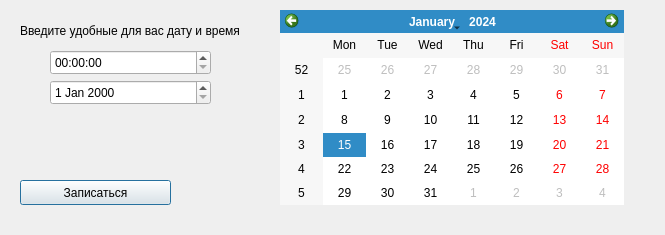
<?xml version="1.0" encoding="UTF-8"?>
<ui version="4.0">
 <class>registrationforprocedureswindow</class>
 <widget class="QDialog" name="registrationforprocedureswindow">
  <property name="geometry">
   <rect>
    <x>0</x>
    <y>0</y>
    <width>665</width>
    <height>235</height>
   </rect>
  </property>
  <property name="windowTitle">
   <string>Dialog</string>
  </property>
  <widget class="QTimeEdit" name="timeEdit">
   <property name="geometry">
    <rect>
     <x>50</x>
     <y>50</y>
     <width>161</width>
     <height>25</height>
    </rect>
   </property>
  </widget>
  <widget class="QDateEdit" name="dateEdit">
   <property name="geometry">
    <rect>
     <x>50</x>
     <y>80</y>
     <width>161</width>
     <height>25</height>
    </rect>
   </property>
  </widget>
  <widget class="QCalendarWidget" name="calendarWidget">
   <property name="geometry">
    <rect>
     <x>280</x>
     <y>10</y>
     <width>344</width>
     <height>195</height>
    </rect>
   </property>
  </widget>
  <widget class="QLabel" name="label">
   <property name="geometry">
    <rect>
     <x>20</x>
     <y>10</y>
     <width>251</width>
     <height>41</height>
    </rect>
   </property>
   <property name="text">
    <string>Введите удобные для вас дату и время</string>
   </property>
  </widget>
  <widget class="QPushButton" name="pushButton_recording">
   <property name="geometry">
    <rect>
     <x>20</x>
     <y>180</y>
     <width>151</width>
     <height>25</height>
    </rect>
   </property>
   <property name="text">
    <string>Записаться</string>
   </property>
  </widget>
 </widget>
 <resources/>
 <connections/>
</ui>
